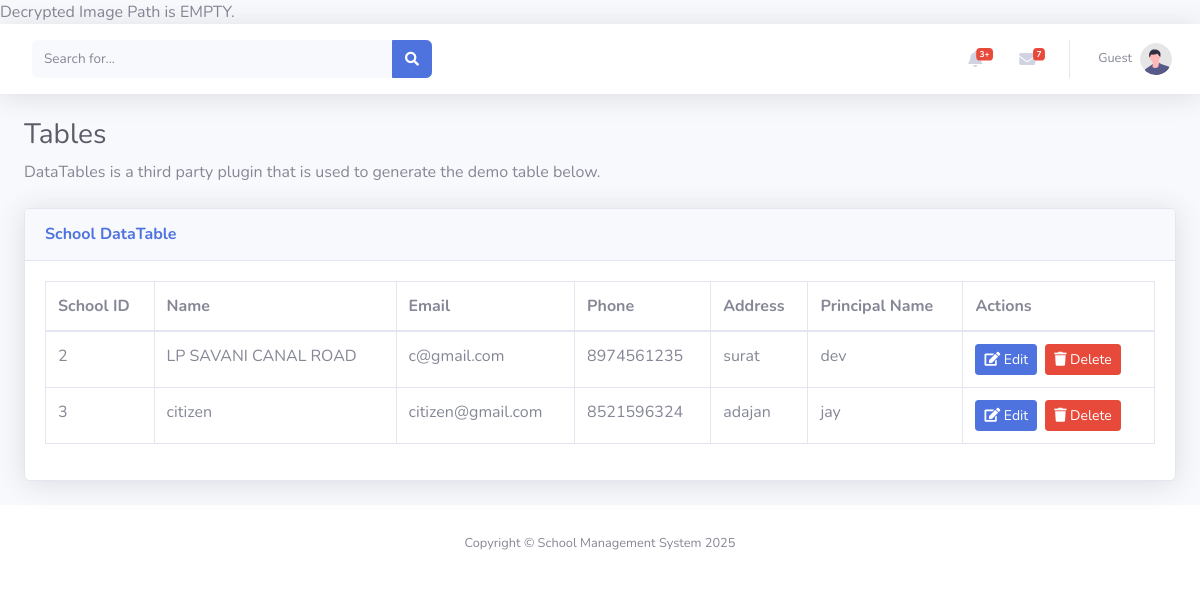
Before: /extra/tables.php (signed in) with the older database file.
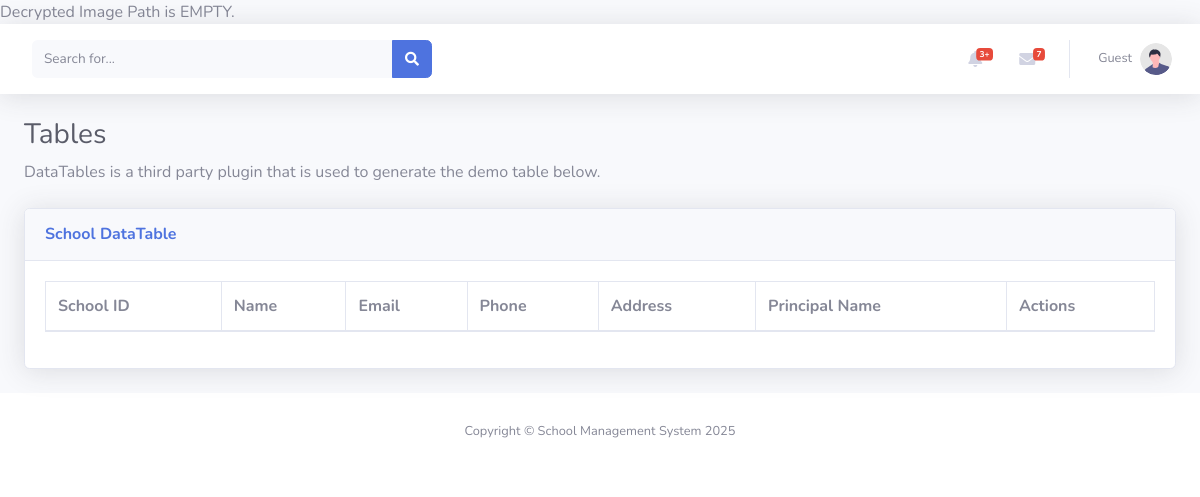
After: the same page with the newer database file.
### tables this page shows
CREATE TABLE `principal` (
  `id` int(11) NOT NULL,
  `principal_image` varchar(255) DEFAULT NULL,
  `school_id` int(11) DEFAULT NULL,
  `principal_name` varchar(50) DEFAULT NULL,
  `email` varchar(50) NOT NULL,
  `password` varchar(255) NOT NULL,
  `phone` varchar(10) DEFAULT NULL,
  `principal_dob` date DEFAULT NULL,
  `gender` enum('Male','Female','Others') NOT NULL,
  `blood_group` enum('A+','A-','B+','B-','AB+','AB-','O+','O-') NOT NULL,
  `address` text DEFAULT NULL,
  `qualification` varchar(50) DEFAULT NULL,
  `salary` decimal(10,2) DEFAULT NULL,
  `batch` enum('Morning','Evening') DEFAULT NULL
);

CREATE TABLE `school` (
  `id` int(11) NOT NULL,
  `school_logo` varchar(255) DEFAULT NULL,
  `school_name` varchar(100) DEFAULT NULL,
  `email` varchar(50) DEFAULT NULL,
  `phone` varchar(10) DEFAULT NULL,
  `school_opening` date DEFAULT NULL,
  `school_type` enum('Government','Private') DEFAULT NULL,
  `education_board` set('CBSE','State','IGCSE') DEFAULT NULL,
  `school_medium` set('English','Hindi','Regional Language') DEFAULT NULL,
  `school_category` set('Pre-Primary','Primary','Upper Primary','Secondary','Higher Secondary') DEFAULT NULL,
  `school_std` set('Pre-Primary','Primary (1-5)','Upper Primary (6-8)','Secondary (9-10)','Higher Secondary (11-12)') DEFAULT NULL,
  `address` text DEFAULT NULL
);

### extra/tables.php (the view, shortened to what this page needs)
<?php
include_once "../includes/connect.php";
$query =  "SELECT s.id, s.school_name, s.email, s.phone, s.address, p.principal_name
                                                    FROM school s
                                                    LEFT JOIN principal p ON s.id = p.school_id";
$result = mysqli_query($conn, $query);
?>
<!DOCTYPE html>
<html lang="en">
<head>
    <link href="../assets/vendor/fontawesome-free/css/all.min.css" rel="stylesheet" type="text/css">
    <link href="../assets/css/sb-admin-2.min.css" rel="stylesheet">
    <link href="../assets/vendor/datatables/dataTables.bootstrap4.min.css" rel="stylesheet">
</head>
<body id="page-top">
    <div id="wrapper">
        <div id="content-wrapper" class="d-flex flex-column">
            <div id="content">
                <?php include_once '../includes/header.php'; ?>
                <div class="container-fluid">
                    <h1 class="h3 mb-2 text-gray-800">Tables</h1>
                    <p class="mb-4">DataTables is a third party plugin that is used to generate the demo table below.
                    </p>
                    <div class="card shadow mb-4">
                        <div class="card-header py-3">
                            <h6 class="m-0 font-weight-bold text-primary">School DataTable</h6>
                        </div>
                        <div class="card-body">
                            <div class="table-responsive">
                                <table class="table table-bordered" id="dataTable" width="100%" cellspacing="0">
                                    <thead>
                                        <tr>
                                            <th>School ID</th>
                                            <th>Name</th>
                                            <th>Email</th>
                                            <th>Phone</th>
                                            <th>Address</th>
                                            <th>Principal Name</th>
                                            <th>Actions</th>
                                        </tr>
                                    </thead>
                                    <tbody>
                                        <?php
                                        if ($result) {
                                            while ($row = mysqli_fetch_assoc($result)) {
                                                echo "<tr>";
                                                echo "<td>" . htmlspecialchars($row['id']) . "</td>";
                                                echo "<td>" . htmlspecialchars($row['school_name']) . "</td>";
                                                echo "<td>" . htmlspecialchars($row['email']) . "</td>";
                                                echo "<td>" . htmlspecialchars($row['phone']) . "</td>";
                                                echo "<td>" . htmlspecialchars($row['address']) . "</td>";
                                                echo "<td>" . htmlspecialchars($row['principal_name']) . "</td>";
                                                echo "<td>";
                                                echo "<a href='../pages/school/edit.php?id=" . $row['id'] . "' class='btn btn-primary btn-sm mr-2'>";
                                                echo "<i class='fas fa-edit'></i> Edit";
                                                echo "</a>";
                                                echo "<button class='btn btn-danger btn-sm' onclick='confirmDelete(" . $row['id'] . ")'>";
                                                echo "<i class='fas fa-trash'></i> Delete";
                                                echo "</button>";
                                                echo "</td>";
                                                echo "</tr>";
                                            }
                                        }
                                        ?>
                                    </tbody>
                                </table>
                            </div>
                        </div>
                    </div>
                </div>
            </div>
            <?php include_once '../includes/footer.php'; ?>
        </div>
    </div>
</body>
</html>

### includes/header.php (shortened to what this page needs)
<?php
$userProfileImage = BASE_WEB_PATH . 'assets/images/undraw_profile.svg';
$userName = 'Guest';
if (isset($_COOKIE['encrypted_user_id']) && isset($_COOKIE['encrypted_user_role'])) {
    if (isset($_COOKIE['encrypted_user_name'])) {
        $userName = decrypt_id($_COOKIE['encrypted_user_name']);
    }
    if (isset($_COOKIE['encrypted_profile_image'])) {
        $decrypted_image = decrypt_id($_COOKIE['encrypted_profile_image']);
        if (!empty($decrypted_image)) {
            $image_path_for_web = '';
            if (strpos($decrypted_image, 'pages/') === 0) {
                $image_path_for_web = BASE_WEB_PATH . $decrypted_image;
            } elseif (strpos($decrypted_image, 'uploads/') !== false) {
                $uploads_pos = strpos($decrypted_image, 'uploads/');
                if ($uploads_pos !== false) {
                    $relative_uploads_path = substr($decrypted_image, $uploads_pos);
                    $image_path_for_web = BASE_WEB_PATH . $relative_uploads_path;
                } else {
                    $image_path_for_web = BASE_WEB_PATH . ltrim($decrypted_image, '/');
                }
            } else {
                $image_path_for_web = BASE_WEB_PATH . ltrim($decrypted_image, '/');
            }
            $filesystem_path = $_SERVER['DOCUMENT_ROOT'] . $image_path_for_web;
            if (file_exists($filesystem_path) && is_file($filesystem_path)) {
                $userProfileImage = $image_path_for_web;
                error_log("Image found: " . $userProfileImage);
            } else {
                error_log("Image file not found at filesystem path: " . $filesystem_path . ". Using default profile image.");
                $userProfileImage = BASE_WEB_PATH . 'assets/images/undraw_profile.svg';
                echo "RESULT: File DOES NOT EXIST at Filesystem Path.\n";
            }
        } else {
            echo "Decrypted Image Path is EMPTY.\n";
        }
    }
    if (empty($userName)) {
        $userName = 'Guest';
    }
} else {
    error_log("No user cookies found. Using default profile image and name.");
}
?>
<nav class="navbar navbar-expand navbar-light bg-white topbar mb-4 static-top shadow">
    <form class="d-none d-sm-inline-block form-inline mr-auto ml-md-3 my-2 my-md-0 mw-100 navbar-search">
        <div class="input-group">
            <input type="text" class="form-control bg-light border-0 small" placeholder="Search for..."
                aria-label="Search" aria-describedby="basic-addon2">
            <div class="input-group-append">
                <button class="btn btn-primary" type="button">
                    <i class="fas fa-search fa-sm"></i>
                </button>
            </div>
        </div>
    </form>
    <ul class="navbar-nav ml-auto">
        <li class="nav-item dropdown no-arrow mx-1">
            <a class="nav-link dropdown-toggle" href="#" id="alertsDropdown" role="button" data-toggle="dropdown"
                aria-haspopup="true" aria-expanded="false">
                <i class="fas fa-bell fa-fw"></i>
                <span class="badge badge-danger badge-counter">3+</span>
            </a>
        </li>
        <li class="nav-item dropdown no-arrow mx-1">
            <a class="nav-link dropdown-toggle" href="#" id="messagesDropdown" role="button" data-toggle="dropdown"
                aria-haspopup="true" aria-expanded="false">
                <i class="fas fa-envelope fa-fw"></i>
                <span class="badge badge-danger badge-counter">7</span>
            </a>
        </li>
        <li class="nav-item dropdown no-arrow">
            <a class="nav-link dropdown-toggle" href="#" id="userDropdown" role="button" data-toggle="dropdown"
                aria-haspopup="true" aria-expanded="false">
                <span class="mr-2 d-none d-lg-inline text-gray-600 small"><?php echo htmlspecialchars($userName); ?></span>
                <img class="img-profile rounded-circle"
                     src="<?php echo htmlspecialchars($userProfileImage); ?>"
                     onerror="this.src='<?php echo BASE_WEB_PATH; ?>assets/images/undraw_profile.svg';"
                     alt="Profile"
                     style="width: 32px; height: 32px; object-fit: cover;">
            </a>
        </li>
    </ul>
</nav>

### includes/footer.php
<footer class="sticky-footer bg-white">
    <div class="container my-auto">
        <div class="copyright text-center my-auto">
            <span>Copyright &copy; School Management System 2025</span>
        </div>
    </div>
</footer>

Changed rows visible on the page:
removed principal: school "2", school.school_name "LP SAVANI CANAL ROAD", school.email "c@gmail.com", school.phone "8974561235", school.address "surat", principal_name "dev"
removed principal: school "3", school.school_name "citizen", school.email "citizen@gmail.com", school.phone "8521596324", school.address "adajan", principal_name "jay"
